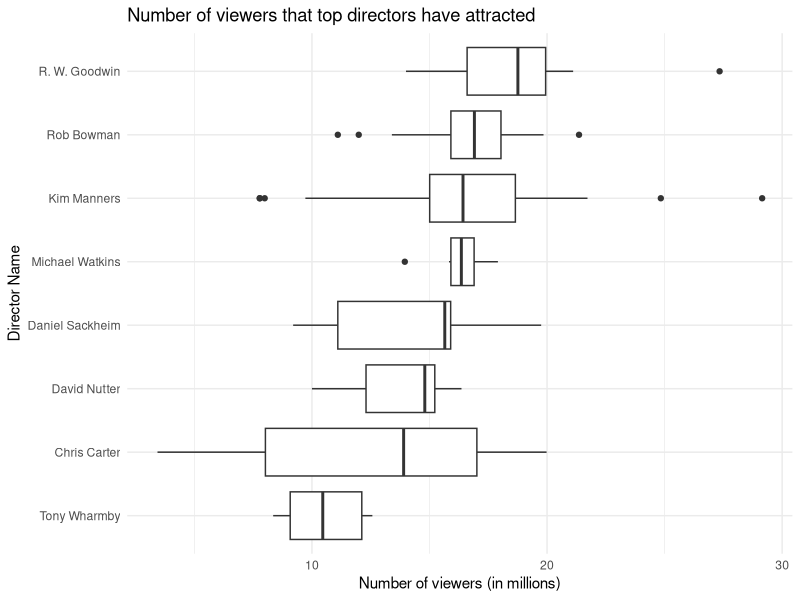

This figure's R source:
library(tidyverse)
library(forcats)
library(knitr)

data <- read.csv("x-files-episodes.csv")

most_active_directors <- head(
  sort(table(data$director), decreasing = TRUE),
  n = 8L
)

as.data.frame(most_active_directors) %>%
  kable(
    col.names = c("Name of Director", "Number of Episodes directed"),
    format = "html"
  )

directors_wanted <- names(most_active_directors)

data %>%
  select(title, viewers, director) %>%
  filter(director %in% directors_wanted) %>%
  mutate(viewers = as.double(
    str_replace(viewers, "\\[[0-9]+\\]", "")
  )) %>%
  mutate(director = as.factor(director)) %>%
  mutate(g_id = group_indices(., director)) %>%
  ggplot(aes(
    x = fct_reorder(director, viewers, .fun = median),
    y = viewers,
  )) +
  geom_boxplot() +
  coord_flip() +
  theme_minimal() +
  labs(
    title = "Number of viewers that top directors have attracted",
    x = "Director Name",
    y = "Number of viewers (in millions)",
  )
